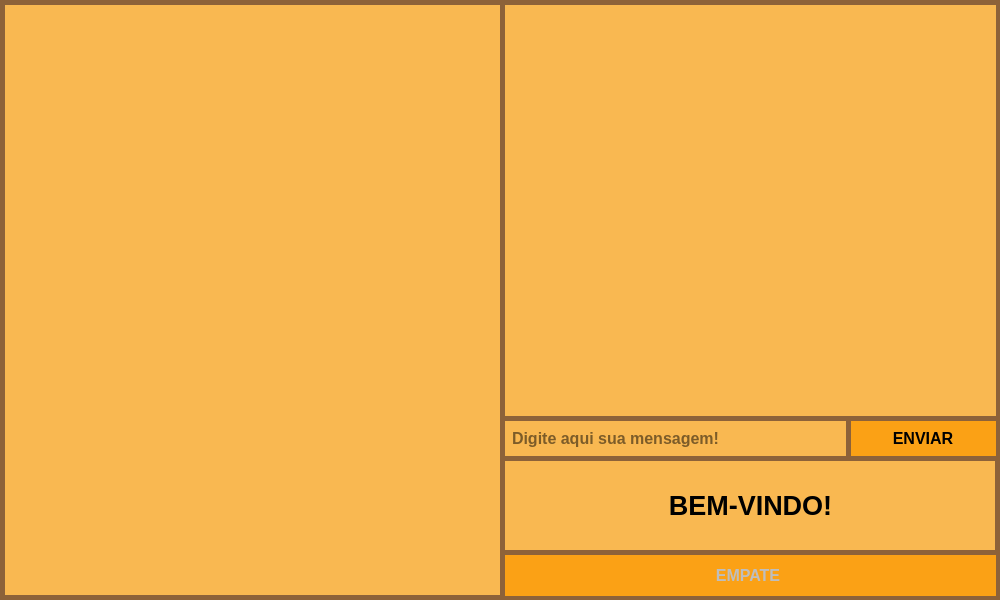
<?xml version="1.0" encoding="UTF-8"?>
<ui version="4.0">
 <class>MainWindow</class>
 <widget class="QMainWindow" name="MainWindow">
  <property name="windowModality">
   <enum>Qt::NonModal</enum>
  </property>
  <property name="geometry">
   <rect>
    <x>0</x>
    <y>0</y>
    <width>1000</width>
    <height>600</height>
   </rect>
  </property>
  <property name="sizePolicy">
   <sizepolicy hsizetype="Fixed" vsizetype="Fixed">
    <horstretch>0</horstretch>
    <verstretch>0</verstretch>
   </sizepolicy>
  </property>
  <property name="minimumSize">
   <size>
    <width>1000</width>
    <height>600</height>
   </size>
  </property>
  <property name="maximumSize">
   <size>
    <width>1000</width>
    <height>600</height>
   </size>
  </property>
  <property name="windowTitle">
   <string>TsoroYematatu</string>
  </property>
  <property name="styleSheet">
   <string notr="true">background-color: rgba(249,184,81,255);</string>
  </property>
  <widget class="QWidget" name="centralwidget">
   <property name="sizePolicy">
    <sizepolicy hsizetype="Fixed" vsizetype="Fixed">
     <horstretch>0</horstretch>
     <verstretch>0</verstretch>
    </sizepolicy>
   </property>
   <property name="styleSheet">
    <string notr="true"/>
   </property>
   <widget class="QGraphicsView" name="tabuleiro">
    <property name="geometry">
     <rect>
      <x>0</x>
      <y>0</y>
      <width>500</width>
      <height>600</height>
     </rect>
    </property>
    <property name="sizePolicy">
     <sizepolicy hsizetype="Fixed" vsizetype="Fixed">
      <horstretch>0</horstretch>
      <verstretch>0</verstretch>
     </sizepolicy>
    </property>
    <property name="focusPolicy">
     <enum>Qt::StrongFocus</enum>
    </property>
    <property name="styleSheet">
     <string notr="true"/>
    </property>
    <property name="frameShape">
     <enum>QFrame::NoFrame</enum>
    </property>
    <property name="verticalScrollBarPolicy">
     <enum>Qt::ScrollBarAlwaysOff</enum>
    </property>
    <property name="horizontalScrollBarPolicy">
     <enum>Qt::ScrollBarAlwaysOff</enum>
    </property>
    <property name="backgroundBrush">
     <brush brushstyle="NoBrush">
      <color alpha="255">
       <red>0</red>
       <green>0</green>
       <blue>0</blue>
      </color>
     </brush>
    </property>
    <property name="renderHints">
     <set>QPainter::Antialiasing|QPainter::LosslessImageRendering|QPainter::SmoothPixmapTransform|QPainter::TextAntialiasing</set>
    </property>
   </widget>
   <widget class="QLineEdit" name="textInput">
    <property name="geometry">
     <rect>
      <x>500</x>
      <y>420</y>
      <width>351</width>
      <height>41</height>
     </rect>
    </property>
    <property name="sizePolicy">
     <sizepolicy hsizetype="Fixed" vsizetype="Fixed">
      <horstretch>0</horstretch>
      <verstretch>0</verstretch>
     </sizepolicy>
    </property>
    <property name="font">
     <font>
      <pointsize>12</pointsize>
      <bold>true</bold>
     </font>
    </property>
    <property name="styleSheet">
     <string notr="true">#textInput{
	border-width: 5px;
    border-style: solid;
    border-color: rgba(141,98,57,255);
	border-left: none;
	border-top: none;
	background-color: rgba(249,184,81,255);
	padding-left: 10px;
}

#textInput:hover{
	background-color: rgba(253,194,102,255);
}</string>
    </property>
    <property name="placeholderText">
     <string>Digite aqui sua mensagem!</string>
    </property>
   </widget>
   <widget class="QPushButton" name="sendText">
    <property name="geometry">
     <rect>
      <x>850</x>
      <y>420</y>
      <width>151</width>
      <height>41</height>
     </rect>
    </property>
    <property name="font">
     <font>
      <pointsize>12</pointsize>
      <bold>true</bold>
     </font>
    </property>
    <property name="cursor">
     <cursorShape>PointingHandCursor</cursorShape>
    </property>
    <property name="styleSheet">
     <string notr="true">#sendText{
	border-width: 5px;
    border-style: solid;
    border-color: rgba(141,98,57,255);
	border-left: none;
	border-top: none;
	background-color: rgba(251,161,21,255);
}

#sendText:hover{
	background-color: rgba(249,184,81,255);
}</string>
    </property>
    <property name="text">
     <string>ENVIAR</string>
    </property>
   </widget>
   <widget class="QPushButton" name="pos1">
    <property name="geometry">
     <rect>
      <x>143</x>
      <y>314</y>
      <width>26</width>
      <height>26</height>
     </rect>
    </property>
    <property name="cursor">
     <cursorShape>PointingHandCursor</cursorShape>
    </property>
    <property name="styleSheet">
     <string notr="true">#pos1{
border: none;
border-radius: 13px;
background-color: rgba(0, 0, 0, 0);
}

#pos1:hover{
border: none;
border-radius: 13px;
}</string>
    </property>
    <property name="text">
     <string/>
    </property>
   </widget>
   <widget class="QPushButton" name="pos2">
    <property name="geometry">
     <rect>
      <x>237</x>
      <y>314</y>
      <width>26</width>
      <height>26</height>
     </rect>
    </property>
    <property name="cursor">
     <cursorShape>PointingHandCursor</cursorShape>
    </property>
    <property name="styleSheet">
     <string notr="true">#pos2{
border: none;
border-radius: 13px;
background-color: rgba(0, 0, 0, 0);
}

#pos2:hover{
border: none;
border-radius: 13px;
}</string>
    </property>
    <property name="text">
     <string/>
    </property>
   </widget>
   <widget class="QPushButton" name="pos3">
    <property name="geometry">
     <rect>
      <x>331</x>
      <y>314</y>
      <width>26</width>
      <height>26</height>
     </rect>
    </property>
    <property name="cursor">
     <cursorShape>PointingHandCursor</cursorShape>
    </property>
    <property name="styleSheet">
     <string notr="true">#pos3{
border: none;
border-radius: 13px;
background-color: rgba(0, 0, 0, 0);
}

#pos3:hover{
border: none;
border-radius: 13px;
}</string>
    </property>
    <property name="text">
     <string/>
    </property>
   </widget>
   <widget class="QPushButton" name="pos4">
    <property name="geometry">
     <rect>
      <x>80</x>
      <y>424</y>
      <width>26</width>
      <height>26</height>
     </rect>
    </property>
    <property name="cursor">
     <cursorShape>PointingHandCursor</cursorShape>
    </property>
    <property name="styleSheet">
     <string notr="true">#pos4{
border: none;
border-radius: 13px;
background-color: rgba(0, 0, 0, 0);
}

#pos4:hover{
border: none;
border-radius: 13px;
}</string>
    </property>
    <property name="text">
     <string/>
    </property>
   </widget>
   <widget class="QPushButton" name="pos5">
    <property name="geometry">
     <rect>
      <x>237</x>
      <y>424</y>
      <width>26</width>
      <height>26</height>
     </rect>
    </property>
    <property name="cursor">
     <cursorShape>PointingHandCursor</cursorShape>
    </property>
    <property name="styleSheet">
     <string notr="true">#pos5{
border: none;
border-radius: 13px;
background-color: rgba(0, 0, 0, 0);
}

#pos5:hover{
border: none;
border-radius: 13px;
}</string>
    </property>
    <property name="text">
     <string/>
    </property>
   </widget>
   <widget class="QPushButton" name="pos6">
    <property name="geometry">
     <rect>
      <x>394</x>
      <y>424</y>
      <width>26</width>
      <height>26</height>
     </rect>
    </property>
    <property name="cursor">
     <cursorShape>PointingHandCursor</cursorShape>
    </property>
    <property name="styleSheet">
     <string notr="true">#pos6{
border: none;
border-radius: 13px;
background-color: rgba(0, 0, 0, 0);
}

#pos6:hover{
}</string>
    </property>
    <property name="text">
     <string/>
    </property>
   </widget>
   <widget class="QPushButton" name="pos0">
    <property name="geometry">
     <rect>
      <x>237</x>
      <y>151</y>
      <width>26</width>
      <height>26</height>
     </rect>
    </property>
    <property name="cursor">
     <cursorShape>PointingHandCursor</cursorShape>
    </property>
    <property name="styleSheet">
     <string notr="true">#pos0{
border: none;
border-radius: 13px;
background-color: rgba(0, 0, 0, 0);
}

#pos0:hover{
border: none;
border-radius: 13px;
}</string>
    </property>
    <property name="text">
     <string/>
    </property>
   </widget>
   <widget class="QLabel" name="textoServidor">
    <property name="geometry">
     <rect>
      <x>500</x>
      <y>460</y>
      <width>501</width>
      <height>91</height>
     </rect>
    </property>
    <property name="font">
     <font>
      <pointsize>20</pointsize>
      <bold>true</bold>
     </font>
    </property>
    <property name="styleSheet">
     <string notr="true"/>
    </property>
    <property name="text">
     <string>BEM-VINDO!</string>
    </property>
    <property name="alignment">
     <set>Qt::AlignCenter</set>
    </property>
    <property name="textInteractionFlags">
     <set>Qt::NoTextInteraction</set>
    </property>
   </widget>
   <widget class="QListWidget" name="chatArea">
    <property name="geometry">
     <rect>
      <x>500</x>
      <y>0</y>
      <width>501</width>
      <height>421</height>
     </rect>
    </property>
    <property name="font">
     <font>
      <pointsize>14</pointsize>
      <bold>true</bold>
     </font>
    </property>
    <property name="styleSheet">
     <string notr="true">#chatArea{
	border-width: 5px;
    border-style: solid;
    border-color: rgba(141,98,57,255);
	border-left: none;
	padding-left: 10px;
}</string>
    </property>
    <property name="sizeAdjustPolicy">
     <enum>QAbstractScrollArea::AdjustIgnored</enum>
    </property>
    <property name="editTriggers">
     <set>QAbstractItemView::CurrentChanged</set>
    </property>
    <property name="selectionMode">
     <enum>QAbstractItemView::NoSelection</enum>
    </property>
    <property name="textElideMode">
     <enum>Qt::ElideLeft</enum>
    </property>
   </widget>
   <widget class="QPushButton" name="empateBTN">
    <property name="enabled">
     <bool>false</bool>
    </property>
    <property name="geometry">
     <rect>
      <x>500</x>
      <y>550</y>
      <width>501</width>
      <height>51</height>
     </rect>
    </property>
    <property name="font">
     <font>
      <pointsize>12</pointsize>
      <bold>true</bold>
     </font>
    </property>
    <property name="cursor">
     <cursorShape>PointingHandCursor</cursorShape>
    </property>
    <property name="styleSheet">
     <string notr="true">#empateBTN{
	border-width: 5px;
    border-style: solid;
    border-color: rgba(141,98,57,255);
	background-color: rgba(251,161,21,255);
	border-left: none;
}

#empateBTN:hover{
	background-color: rgba(249,184,81,255);
}</string>
    </property>
    <property name="text">
     <string>EMPATE</string>
    </property>
   </widget>
   <widget class="Line" name="line">
    <property name="geometry">
     <rect>
      <x>0</x>
      <y>0</y>
      <width>5</width>
      <height>601</height>
     </rect>
    </property>
    <property name="styleSheet">
     <string notr="true">border-width: 5px;
    border-style: solid;
    border-color: rgba(141,98,57,255);</string>
    </property>
    <property name="orientation">
     <enum>Qt::Vertical</enum>
    </property>
   </widget>
   <widget class="Line" name="line_2">
    <property name="geometry">
     <rect>
      <x>995</x>
      <y>460</y>
      <width>5</width>
      <height>91</height>
     </rect>
    </property>
    <property name="styleSheet">
     <string notr="true">border-width: 5px;
    border-style: solid;
    border-color: rgba(141,98,57,255);</string>
    </property>
    <property name="orientation">
     <enum>Qt::Vertical</enum>
    </property>
   </widget>
   <widget class="Line" name="line_3">
    <property name="geometry">
     <rect>
      <x>0</x>
      <y>595</y>
      <width>501</width>
      <height>5</height>
     </rect>
    </property>
    <property name="styleSheet">
     <string notr="true">border-width: 5px;
    border-style: solid;
    border-color: rgba(141,98,57,255);</string>
    </property>
    <property name="orientation">
     <enum>Qt::Vertical</enum>
    </property>
   </widget>
   <widget class="Line" name="line_4">
    <property name="geometry">
     <rect>
      <x>0</x>
      <y>0</y>
      <width>501</width>
      <height>5</height>
     </rect>
    </property>
    <property name="styleSheet">
     <string notr="true">border-width: 5px;
    border-style: solid;
    border-color: rgba(141,98,57,255);</string>
    </property>
    <property name="orientation">
     <enum>Qt::Vertical</enum>
    </property>
   </widget>
   <widget class="Line" name="line_5">
    <property name="geometry">
     <rect>
      <x>500</x>
      <y>0</y>
      <width>5</width>
      <height>1001</height>
     </rect>
    </property>
    <property name="styleSheet">
     <string notr="true">border-width: 5px;
    border-style: solid;
    border-color: rgba(141,98,57,255);</string>
    </property>
    <property name="orientation">
     <enum>Qt::Vertical</enum>
    </property>
   </widget>
   <zorder>textoServidor</zorder>
   <zorder>tabuleiro</zorder>
   <zorder>sendText</zorder>
   <zorder>pos1</zorder>
   <zorder>pos2</zorder>
   <zorder>pos3</zorder>
   <zorder>pos4</zorder>
   <zorder>pos5</zorder>
   <zorder>pos6</zorder>
   <zorder>pos0</zorder>
   <zorder>empateBTN</zorder>
   <zorder>textInput</zorder>
   <zorder>chatArea</zorder>
   <zorder>line</zorder>
   <zorder>line_2</zorder>
   <zorder>line_3</zorder>
   <zorder>line_4</zorder>
   <zorder>line_5</zorder>
  </widget>
 </widget>
 <resources/>
 <connections/>
</ui>
